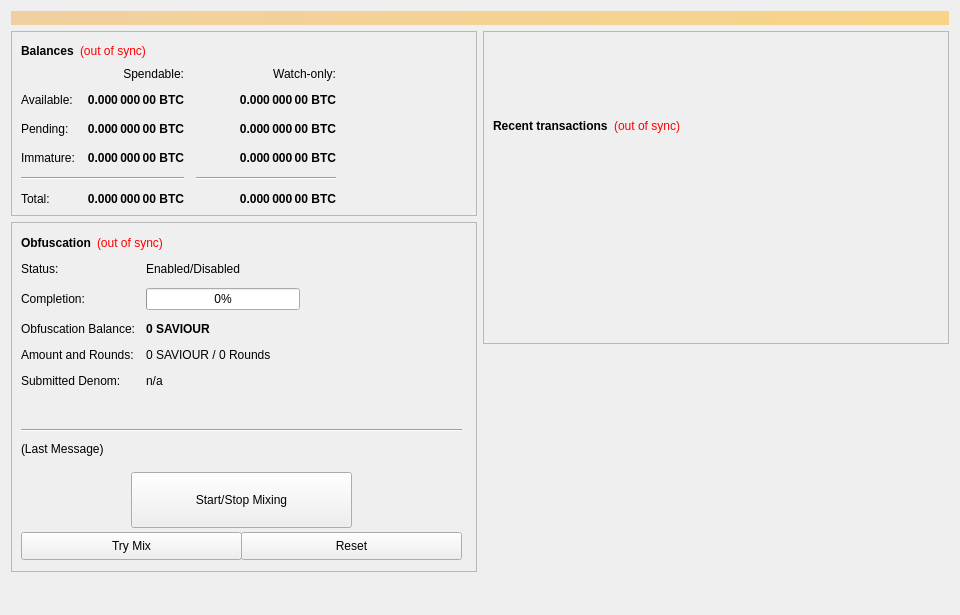
<?xml version="1.0" encoding="UTF-8"?>
<ui version="4.0">
 <class>OverviewPage</class>
 <widget class="QWidget" name="OverviewPage">
  <property name="geometry">
   <rect>
    <x>0</x>
    <y>0</y>
    <width>960</width>
    <height>615</height>
   </rect>
  </property>
  <property name="minimumSize">
   <size>
    <width>960</width>
    <height>0</height>
   </size>
  </property>
  <property name="windowTitle">
   <string>Form</string>
  </property>
  <layout class="QVBoxLayout" name="topLayout">
   <item>
    <widget class="QLabel" name="labelAlerts">
     <property name="visible">
      <bool>false</bool>
     </property>
     <property name="styleSheet">
      <string notr="true">background-color: qlineargradient(x1: 0, y1: 0, x2: 1, y2: 0, stop:0 #F0D0A0, stop:1 #F8D488); color:#000000;</string>
     </property>
     <property name="wordWrap">
      <bool>true</bool>
     </property>
     <property name="margin">
      <number>3</number>
     </property>
    </widget>
   </item>
   <item>
    <layout class="QHBoxLayout" name="horizontalLayout" stretch="1,1">
     <item>
      <layout class="QVBoxLayout" name="verticalLayout_2">
       <item>
        <widget class="QFrame" name="frame">
         <property name="frameShape">
          <enum>QFrame::StyledPanel</enum>
         </property>
         <property name="frameShadow">
          <enum>QFrame::Raised</enum>
         </property>
         <layout class="QVBoxLayout" name="verticalLayout_4">
          <item>
           <layout class="QHBoxLayout" name="horizontalLayout_4">
            <item>
             <widget class="QLabel" name="label_5">
              <property name="font">
               <font>
                <weight>75</weight>
                <bold>true</bold>
               </font>
              </property>
              <property name="text">
               <string>Balances</string>
              </property>
             </widget>
            </item>
            <item>
             <widget class="QLabel" name="labelWalletStatus">
              <property name="cursor">
               <cursorShape>WhatsThisCursor</cursorShape>
              </property>
              <property name="toolTip">
               <string>The displayed information may be out of date. Your wallet automatically synchronizes with the SAVIOUR network after a connection is established, but this process has not completed yet.</string>
              </property>
              <property name="styleSheet">
               <string notr="true">QLabel { color: red; }</string>
              </property>
              <property name="text">
               <string notr="true">(out of sync)</string>
              </property>
              <property name="alignment">
               <set>Qt::AlignLeading|Qt::AlignLeft|Qt::AlignVCenter</set>
              </property>
             </widget>
            </item>
            <item>
             <spacer name="horizontalSpacer_3">
              <property name="orientation">
               <enum>Qt::Horizontal</enum>
              </property>
              <property name="sizeHint" stdset="0">
               <size>
                <width>40</width>
                <height>20</height>
               </size>
              </property>
             </spacer>
            </item>
           </layout>
          </item>
          <item>
           <layout class="QGridLayout" name="gridLayout">
            <property name="spacing">
             <number>12</number>
            </property>
            <item row="2" column="2">
             <widget class="QLabel" name="labelWatchPending">
              <property name="font">
               <font>
                <weight>75</weight>
                <bold>true</bold>
               </font>
              </property>
              <property name="cursor">
               <cursorShape>IBeamCursor</cursorShape>
              </property>
              <property name="toolTip">
               <string>Unconfirmed transactions to watch-only addresses</string>
              </property>
              <property name="text">
               <string notr="true">0.000 000 00 BTC</string>
              </property>
              <property name="alignment">
               <set>Qt::AlignRight|Qt::AlignTrailing|Qt::AlignVCenter</set>
              </property>
              <property name="textInteractionFlags">
               <set>Qt::LinksAccessibleByMouse|Qt::TextSelectableByKeyboard|Qt::TextSelectableByMouse</set>
              </property>
             </widget>
            </item>
            <item row="2" column="1">
             <widget class="QLabel" name="labelUnconfirmed">
              <property name="font">
               <font>
                <weight>75</weight>
                <bold>true</bold>
               </font>
              </property>
              <property name="cursor">
               <cursorShape>IBeamCursor</cursorShape>
              </property>
              <property name="toolTip">
               <string>Total of transactions that have yet to be confirmed, and do not yet count toward the spendable balance</string>
              </property>
              <property name="text">
               <string notr="true">0.000 000 00 BTC</string>
              </property>
              <property name="alignment">
               <set>Qt::AlignRight|Qt::AlignTrailing|Qt::AlignVCenter</set>
              </property>
              <property name="textInteractionFlags">
               <set>Qt::LinksAccessibleByMouse|Qt::TextSelectableByKeyboard|Qt::TextSelectableByMouse</set>
              </property>
             </widget>
            </item>
            <item row="3" column="2">
             <widget class="QLabel" name="labelWatchImmature">
              <property name="font">
               <font>
                <weight>75</weight>
                <bold>true</bold>
               </font>
              </property>
              <property name="cursor">
               <cursorShape>IBeamCursor</cursorShape>
              </property>
              <property name="toolTip">
               <string>Staked or masternode rewards in watch-only addresses that has not yet matured</string>
              </property>
              <property name="text">
               <string notr="true">0.000 000 00 BTC</string>
              </property>
              <property name="alignment">
               <set>Qt::AlignRight|Qt::AlignTrailing|Qt::AlignVCenter</set>
              </property>
              <property name="textInteractionFlags">
               <set>Qt::LinksAccessibleByMouse|Qt::TextSelectableByKeyboard|Qt::TextSelectableByMouse</set>
              </property>
             </widget>
            </item>
            <item row="4" column="0" colspan="2">
             <widget class="Line" name="lineSpendableBalance">
              <property name="orientation">
               <enum>Qt::Horizontal</enum>
              </property>
             </widget>
            </item>
            <item row="4" column="2">
             <widget class="Line" name="lineWatchBalance">
              <property name="sizePolicy">
               <sizepolicy hsizetype="Preferred" vsizetype="Fixed">
                <horstretch>0</horstretch>
                <verstretch>0</verstretch>
               </sizepolicy>
              </property>
              <property name="minimumSize">
               <size>
                <width>140</width>
                <height>0</height>
               </size>
              </property>
              <property name="orientation">
               <enum>Qt::Horizontal</enum>
              </property>
             </widget>
            </item>
            <item row="5" column="0">
             <widget class="QLabel" name="labelTotalText">
              <property name="text">
               <string>Total:</string>
              </property>
             </widget>
            </item>
            <item row="3" column="1">
             <widget class="QLabel" name="labelImmature">
              <property name="font">
               <font>
                <weight>75</weight>
                <bold>true</bold>
               </font>
              </property>
              <property name="cursor">
               <cursorShape>IBeamCursor</cursorShape>
              </property>
              <property name="toolTip">
               <string>Staked or masternode rewards that has not yet matured</string>
              </property>
              <property name="text">
               <string notr="true">0.000 000 00 BTC</string>
              </property>
              <property name="alignment">
               <set>Qt::AlignRight|Qt::AlignTrailing|Qt::AlignVCenter</set>
              </property>
              <property name="textInteractionFlags">
               <set>Qt::LinksAccessibleByMouse|Qt::TextSelectableByKeyboard|Qt::TextSelectableByMouse</set>
              </property>
             </widget>
            </item>
            <item row="2" column="3">
             <spacer name="horizontalSpacer_2">
              <property name="orientation">
               <enum>Qt::Horizontal</enum>
              </property>
              <property name="sizeHint" stdset="0">
               <size>
                <width>40</width>
                <height>20</height>
               </size>
              </property>
             </spacer>
            </item>
            <item row="3" column="0">
             <widget class="QLabel" name="labelImmatureText">
              <property name="text">
               <string>Immature:</string>
              </property>
             </widget>
            </item>
            <item row="5" column="1">
             <widget class="QLabel" name="labelTotal">
              <property name="font">
               <font>
                <weight>75</weight>
                <bold>true</bold>
               </font>
              </property>
              <property name="cursor">
               <cursorShape>IBeamCursor</cursorShape>
              </property>
              <property name="toolTip">
               <string>Your current total balance</string>
              </property>
              <property name="text">
               <string notr="true">0.000 000 00 BTC</string>
              </property>
              <property name="alignment">
               <set>Qt::AlignRight|Qt::AlignTrailing|Qt::AlignVCenter</set>
              </property>
              <property name="textInteractionFlags">
               <set>Qt::LinksAccessibleByMouse|Qt::TextSelectableByKeyboard|Qt::TextSelectableByMouse</set>
              </property>
             </widget>
            </item>
            <item row="5" column="2">
             <widget class="QLabel" name="labelWatchTotal">
              <property name="font">
               <font>
                <weight>75</weight>
                <bold>true</bold>
               </font>
              </property>
              <property name="cursor">
               <cursorShape>IBeamCursor</cursorShape>
              </property>
              <property name="toolTip">
               <string>Current total balance in watch-only addresses</string>
              </property>
              <property name="text">
               <string notr="true">0.000 000 00 BTC</string>
              </property>
              <property name="alignment">
               <set>Qt::AlignRight|Qt::AlignTrailing|Qt::AlignVCenter</set>
              </property>
              <property name="textInteractionFlags">
               <set>Qt::LinksAccessibleByMouse|Qt::TextSelectableByKeyboard|Qt::TextSelectableByMouse</set>
              </property>
             </widget>
            </item>
            <item row="0" column="2">
             <widget class="QLabel" name="labelWatchonly">
              <property name="text">
               <string>Watch-only:</string>
              </property>
              <property name="alignment">
               <set>Qt::AlignRight|Qt::AlignTrailing|Qt::AlignVCenter</set>
              </property>
             </widget>
            </item>
            <item row="1" column="0">
             <widget class="QLabel" name="labelBalanceText">
              <property name="text">
               <string>Available:</string>
              </property>
             </widget>
            </item>
            <item row="1" column="1">
             <widget class="QLabel" name="labelBalance">
              <property name="font">
               <font>
                <weight>75</weight>
                <bold>true</bold>
               </font>
              </property>
              <property name="cursor">
               <cursorShape>IBeamCursor</cursorShape>
              </property>
              <property name="toolTip">
               <string>Your current spendable balance</string>
              </property>
              <property name="text">
               <string notr="true">0.000 000 00 BTC</string>
              </property>
              <property name="alignment">
               <set>Qt::AlignRight|Qt::AlignTrailing|Qt::AlignVCenter</set>
              </property>
              <property name="textInteractionFlags">
               <set>Qt::LinksAccessibleByMouse|Qt::TextSelectableByKeyboard|Qt::TextSelectableByMouse</set>
              </property>
             </widget>
            </item>
            <item row="1" column="2">
             <widget class="QLabel" name="labelWatchAvailable">
              <property name="font">
               <font>
                <weight>75</weight>
                <bold>true</bold>
               </font>
              </property>
              <property name="cursor">
               <cursorShape>IBeamCursor</cursorShape>
              </property>
              <property name="toolTip">
               <string>Your current balance in watch-only addresses</string>
              </property>
              <property name="text">
               <string notr="true">0.000 000 00 BTC</string>
              </property>
              <property name="alignment">
               <set>Qt::AlignRight|Qt::AlignTrailing|Qt::AlignVCenter</set>
              </property>
              <property name="textInteractionFlags">
               <set>Qt::LinksAccessibleByMouse|Qt::TextSelectableByKeyboard|Qt::TextSelectableByMouse</set>
              </property>
             </widget>
            </item>
            <item row="2" column="0">
             <widget class="QLabel" name="labelPendingText">
              <property name="text">
               <string>Pending:</string>
              </property>
             </widget>
            </item>
            <item row="0" column="1">
             <widget class="QLabel" name="labelSpendable">
              <property name="text">
               <string>Spendable:</string>
              </property>
              <property name="alignment">
               <set>Qt::AlignRight|Qt::AlignTrailing|Qt::AlignVCenter</set>
              </property>
             </widget>
            </item>
           </layout>
          </item>
         </layout>
        </widget>
       </item>
       <item>
        <widget class="QFrame" name="frameObfuscation">
         <property name="minimumSize">
          <size>
           <width>0</width>
           <height>350</height>
          </size>
         </property>
         <property name="layoutDirection">
          <enum>Qt::LeftToRight</enum>
         </property>
         <property name="frameShape">
          <enum>QFrame::StyledPanel</enum>
         </property>
         <property name="frameShadow">
          <enum>QFrame::Raised</enum>
         </property>
         <widget class="QWidget" name="formLayoutWidget">
          <property name="geometry">
           <rect>
            <x>10</x>
            <y>40</y>
            <width>451</width>
            <height>161</height>
           </rect>
          </property>
          <layout class="QFormLayout" name="formLayout">
           <property name="fieldGrowthPolicy">
            <enum>QFormLayout::AllNonFixedFieldsGrow</enum>
           </property>
           <property name="horizontalSpacing">
            <number>11</number>
           </property>
           <property name="verticalSpacing">
            <number>12</number>
           </property>
           <item row="0" column="0">
            <widget class="QLabel" name="label_6">
             <property name="text">
              <string>Status:</string>
             </property>
            </widget>
           </item>
           <item row="1" column="0">
            <widget class="QLabel" name="label_7">
             <property name="text">
              <string>Completion:</string>
             </property>
            </widget>
           </item>
           <item row="1" column="1">
            <widget class="QProgressBar" name="obfuscationProgress">
             <property name="maximumSize">
              <size>
               <width>154</width>
               <height>16777215</height>
              </size>
             </property>
             <property name="value">
              <number>0</number>
             </property>
            </widget>
           </item>
           <item row="2" column="0">
            <widget class="QLabel" name="labelAnonymizedText">
             <property name="text">
              <string>Obfuscation Balance:</string>
             </property>
            </widget>
           </item>
           <item row="2" column="1">
            <widget class="QLabel" name="labelAnonymized">
             <property name="font">
              <font>
               <weight>75</weight>
               <bold>true</bold>
              </font>
             </property>
             <property name="text">
              <string notr="true">0 SAVIOUR</string>
             </property>
            </widget>
           </item>
           <item row="3" column="0">
            <widget class="QLabel" name="label_8">
             <property name="text">
              <string>Amount and Rounds:</string>
             </property>
            </widget>
           </item>
           <item row="3" column="1">
            <widget class="QLabel" name="labelAmountRounds">
             <property name="text">
              <string>0 SAVIOUR / 0 Rounds</string>
             </property>
            </widget>
           </item>
           <item row="4" column="0">
            <widget class="QLabel" name="label_9">
             <property name="text">
              <string>Submitted Denom:</string>
             </property>
            </widget>
           </item>
           <item row="4" column="1">
            <widget class="QLabel" name="labelSubmittedDenom">
             <property name="toolTip">
              <string>The denominations you submitted to the Masternode.&lt;br&gt;To mix, other users must submit the exact same denominations.</string>
             </property>
             <property name="text">
              <string>n/a</string>
             </property>
            </widget>
           </item>
           <item row="0" column="1">
            <widget class="QLabel" name="obfuscationEnabled">
             <property name="text">
              <string>Enabled/Disabled</string>
             </property>
            </widget>
           </item>
          </layout>
         </widget>
         <widget class="QPushButton" name="runAutoDenom">
          <property name="geometry">
           <rect>
            <x>251</x>
            <y>17</y>
            <width>1</width>
            <height>1</height>
           </rect>
          </property>
          <property name="palette">
           <palette>
            <active>
             <colorrole role="WindowText">
              <brush brushstyle="SolidPattern">
               <color alpha="255">
                <red>0</red>
                <green>0</green>
                <blue>0</blue>
               </color>
              </brush>
             </colorrole>
             <colorrole role="Button">
              <brush brushstyle="SolidPattern">
               <color alpha="255">
                <red>239</red>
                <green>238</green>
                <blue>238</blue>
               </color>
              </brush>
             </colorrole>
             <colorrole role="Light">
              <brush brushstyle="SolidPattern">
               <color alpha="255">
                <red>255</red>
                <green>255</green>
                <blue>255</blue>
               </color>
              </brush>
             </colorrole>
             <colorrole role="Midlight">
              <brush brushstyle="SolidPattern">
               <color alpha="255">
                <red>247</red>
                <green>246</green>
                <blue>246</blue>
               </color>
              </brush>
             </colorrole>
             <colorrole role="Dark">
              <brush brushstyle="SolidPattern">
               <color alpha="255">
                <red>119</red>
                <green>119</green>
                <blue>119</blue>
               </color>
              </brush>
             </colorrole>
             <colorrole role="Mid">
              <brush brushstyle="SolidPattern">
               <color alpha="255">
                <red>159</red>
                <green>159</green>
                <blue>159</blue>
               </color>
              </brush>
             </colorrole>
             <colorrole role="Text">
              <brush brushstyle="SolidPattern">
               <color alpha="255">
                <red>0</red>
                <green>0</green>
                <blue>0</blue>
               </color>
              </brush>
             </colorrole>
             <colorrole role="BrightText">
              <brush brushstyle="SolidPattern">
               <color alpha="255">
                <red>255</red>
                <green>255</green>
                <blue>255</blue>
               </color>
              </brush>
             </colorrole>
             <colorrole role="ButtonText">
              <brush brushstyle="SolidPattern">
               <color alpha="255">
                <red>0</red>
                <green>0</green>
                <blue>0</blue>
               </color>
              </brush>
             </colorrole>
             <colorrole role="Base">
              <brush brushstyle="SolidPattern">
               <color alpha="255">
                <red>255</red>
                <green>255</green>
                <blue>255</blue>
               </color>
              </brush>
             </colorrole>
             <colorrole role="Window">
              <brush brushstyle="SolidPattern">
               <color alpha="255">
                <red>239</red>
                <green>238</green>
                <blue>238</blue>
               </color>
              </brush>
             </colorrole>
             <colorrole role="Shadow">
              <brush brushstyle="SolidPattern">
               <color alpha="255">
                <red>0</red>
                <green>0</green>
                <blue>0</blue>
               </color>
              </brush>
             </colorrole>
             <colorrole role="AlternateBase">
              <brush brushstyle="SolidPattern">
               <color alpha="255">
                <red>247</red>
                <green>246</green>
                <blue>246</blue>
               </color>
              </brush>
             </colorrole>
             <colorrole role="ToolTipBase">
              <brush brushstyle="SolidPattern">
               <color alpha="255">
                <red>255</red>
                <green>255</green>
                <blue>220</blue>
               </color>
              </brush>
             </colorrole>
             <colorrole role="ToolTipText">
              <brush brushstyle="SolidPattern">
               <color alpha="255">
                <red>0</red>
                <green>0</green>
                <blue>0</blue>
               </color>
              </brush>
             </colorrole>
            </active>
            <inactive>
             <colorrole role="WindowText">
              <brush brushstyle="SolidPattern">
               <color alpha="255">
                <red>0</red>
                <green>0</green>
                <blue>0</blue>
               </color>
              </brush>
             </colorrole>
             <colorrole role="Button">
              <brush brushstyle="SolidPattern">
               <color alpha="255">
                <red>239</red>
                <green>238</green>
                <blue>238</blue>
               </color>
              </brush>
             </colorrole>
             <colorrole role="Light">
              <brush brushstyle="SolidPattern">
               <color alpha="255">
                <red>255</red>
                <green>255</green>
                <blue>255</blue>
               </color>
              </brush>
             </colorrole>
             <colorrole role="Midlight">
              <brush brushstyle="SolidPattern">
               <color alpha="255">
                <red>247</red>
                <green>246</green>
                <blue>246</blue>
               </color>
              </brush>
             </colorrole>
             <colorrole role="Dark">
              <brush brushstyle="SolidPattern">
               <color alpha="255">
                <red>119</red>
                <green>119</green>
                <blue>119</blue>
               </color>
              </brush>
             </colorrole>
             <colorrole role="Mid">
              <brush brushstyle="SolidPattern">
               <color alpha="255">
                <red>159</red>
                <green>159</green>
                <blue>159</blue>
               </color>
              </brush>
             </colorrole>
             <colorrole role="Text">
              <brush brushstyle="SolidPattern">
               <color alpha="255">
                <red>0</red>
                <green>0</green>
                <blue>0</blue>
               </color>
              </brush>
             </colorrole>
             <colorrole role="BrightText">
              <brush brushstyle="SolidPattern">
               <color alpha="255">
                <red>255</red>
                <green>255</green>
                <blue>255</blue>
               </color>
              </brush>
             </colorrole>
             <colorrole role="ButtonText">
              <brush brushstyle="SolidPattern">
               <color alpha="255">
                <red>0</red>
                <green>0</green>
                <blue>0</blue>
               </color>
              </brush>
             </colorrole>
             <colorrole role="Base">
              <brush brushstyle="SolidPattern">
               <color alpha="255">
                <red>255</red>
                <green>255</green>
                <blue>255</blue>
               </color>
              </brush>
             </colorrole>
             <colorrole role="Window">
              <brush brushstyle="SolidPattern">
               <color alpha="255">
                <red>239</red>
                <green>238</green>
                <blue>238</blue>
               </color>
              </brush>
             </colorrole>
             <colorrole role="Shadow">
              <brush brushstyle="SolidPattern">
               <color alpha="255">
                <red>0</red>
                <green>0</green>
                <blue>0</blue>
               </color>
              </brush>
             </colorrole>
             <colorrole role="AlternateBase">
              <brush brushstyle="SolidPattern">
               <color alpha="255">
                <red>247</red>
                <green>246</green>
                <blue>246</blue>
               </color>
              </brush>
             </colorrole>
             <colorrole role="ToolTipBase">
              <brush brushstyle="SolidPattern">
               <color alpha="255">
                <red>255</red>
                <green>255</green>
                <blue>220</blue>
               </color>
              </brush>
             </colorrole>
             <colorrole role="ToolTipText">
              <brush brushstyle="SolidPattern">
               <color alpha="255">
                <red>0</red>
                <green>0</green>
                <blue>0</blue>
               </color>
              </brush>
             </colorrole>
            </inactive>
            <disabled>
             <colorrole role="WindowText">
              <brush brushstyle="SolidPattern">
               <color alpha="255">
                <red>119</red>
                <green>119</green>
                <blue>119</blue>
               </color>
              </brush>
             </colorrole>
             <colorrole role="Button">
              <brush brushstyle="SolidPattern">
               <color alpha="255">
                <red>239</red>
                <green>238</green>
                <blue>238</blue>
               </color>
              </brush>
             </colorrole>
             <colorrole role="Light">
              <brush brushstyle="SolidPattern">
               <color alpha="255">
                <red>255</red>
                <green>255</green>
                <blue>255</blue>
               </color>
              </brush>
             </colorrole>
             <colorrole role="Midlight">
              <brush brushstyle="SolidPattern">
               <color alpha="255">
                <red>247</red>
                <green>246</green>
                <blue>246</blue>
               </color>
              </brush>
             </colorrole>
             <colorrole role="Dark">
              <brush brushstyle="SolidPattern">
               <color alpha="255">
                <red>119</red>
                <green>119</green>
                <blue>119</blue>
               </color>
              </brush>
             </colorrole>
             <colorrole role="Mid">
              <brush brushstyle="SolidPattern">
               <color alpha="255">
                <red>159</red>
                <green>159</green>
                <blue>159</blue>
               </color>
              </brush>
             </colorrole>
             <colorrole role="Text">
              <brush brushstyle="SolidPattern">
               <color alpha="255">
                <red>119</red>
                <green>119</green>
                <blue>119</blue>
               </color>
              </brush>
             </colorrole>
             <colorrole role="BrightText">
              <brush brushstyle="SolidPattern">
               <color alpha="255">
                <red>255</red>
                <green>255</green>
                <blue>255</blue>
               </color>
              </brush>
             </colorrole>
             <colorrole role="ButtonText">
              <brush brushstyle="SolidPattern">
               <color alpha="255">
                <red>119</red>
                <green>119</green>
                <blue>119</blue>
               </color>
              </brush>
             </colorrole>
             <colorrole role="Base">
              <brush brushstyle="SolidPattern">
               <color alpha="255">
                <red>239</red>
                <green>238</green>
                <blue>238</blue>
               </color>
              </brush>
             </colorrole>
             <colorrole role="Window">
              <brush brushstyle="SolidPattern">
               <color alpha="255">
                <red>239</red>
                <green>238</green>
                <blue>238</blue>
               </color>
              </brush>
             </colorrole>
             <colorrole role="Shadow">
              <brush brushstyle="SolidPattern">
               <color alpha="255">
                <red>0</red>
                <green>0</green>
                <blue>0</blue>
               </color>
              </brush>
             </colorrole>
             <colorrole role="AlternateBase">
              <brush brushstyle="SolidPattern">
               <color alpha="255">
                <red>239</red>
                <green>238</green>
                <blue>238</blue>
               </color>
              </brush>
             </colorrole>
             <colorrole role="ToolTipBase">
              <brush brushstyle="SolidPattern">
               <color alpha="255">
                <red>255</red>
                <green>255</green>
                <blue>220</blue>
               </color>
              </brush>
             </colorrole>
             <colorrole role="ToolTipText">
              <brush brushstyle="SolidPattern">
               <color alpha="255">
                <red>0</red>
                <green>0</green>
                <blue>0</blue>
               </color>
              </brush>
             </colorrole>
            </disabled>
           </palette>
          </property>
          <property name="focusPolicy">
           <enum>Qt::NoFocus</enum>
          </property>
          <property name="autoFillBackground">
           <bool>true</bool>
          </property>
          <property name="text">
           <string/>
          </property>
          <property name="flat">
           <bool>true</bool>
          </property>
         </widget>
         <widget class="QPushButton" name="toggleObfuscation">
          <property name="geometry">
           <rect>
            <x>120</x>
            <y>250</y>
            <width>221</width>
            <height>56</height>
           </rect>
          </property>
          <property name="sizePolicy">
           <sizepolicy hsizetype="MinimumExpanding" vsizetype="Fixed">
            <horstretch>0</horstretch>
            <verstretch>0</verstretch>
           </sizepolicy>
          </property>
          <property name="text">
           <string>Start/Stop Mixing</string>
          </property>
         </widget>
         <widget class="Line" name="lineLastMessage">
          <property name="geometry">
           <rect>
            <x>10</x>
            <y>200</y>
            <width>441</width>
            <height>16</height>
           </rect>
          </property>
          <property name="orientation">
           <enum>Qt::Horizontal</enum>
          </property>
         </widget>
         <widget class="QLabel" name="obfuscationStatus">
          <property name="geometry">
           <rect>
            <x>10</x>
            <y>220</y>
            <width>451</width>
            <height>61</height>
           </rect>
          </property>
          <property name="minimumSize">
           <size>
            <width>288</width>
            <height>43</height>
           </size>
          </property>
          <property name="text">
           <string>(Last Message)</string>
          </property>
          <property name="alignment">
           <set>Qt::AlignLeading|Qt::AlignLeft|Qt::AlignTop</set>
          </property>
          <property name="wordWrap">
           <bool>true</bool>
          </property>
         </widget>
         <widget class="QPushButton" name="obfuscationAuto">
          <property name="geometry">
           <rect>
            <x>10</x>
            <y>310</y>
            <width>221</width>
            <height>28</height>
           </rect>
          </property>
          <property name="sizePolicy">
           <sizepolicy hsizetype="MinimumExpanding" vsizetype="Fixed">
            <horstretch>0</horstretch>
            <verstretch>0</verstretch>
           </sizepolicy>
          </property>
          <property name="toolTip">
           <string>Try to manually submit a Obfuscation request.</string>
          </property>
          <property name="text">
           <string>Try Mix</string>
          </property>
         </widget>
         <widget class="QPushButton" name="obfuscationReset">
          <property name="geometry">
           <rect>
            <x>230</x>
            <y>310</y>
            <width>221</width>
            <height>28</height>
           </rect>
          </property>
          <property name="sizePolicy">
           <sizepolicy hsizetype="MinimumExpanding" vsizetype="Fixed">
            <horstretch>0</horstretch>
            <verstretch>0</verstretch>
           </sizepolicy>
          </property>
          <property name="toolTip">
           <string>Reset the current status of Obfuscation (can interrupt Obfuscation if it's in the process of Mixing, which can cost you money!)</string>
          </property>
          <property name="autoFillBackground">
           <bool>false</bool>
          </property>
          <property name="text">
           <string>Reset</string>
          </property>
         </widget>
         <widget class="QWidget" name="layoutWidget">
          <property name="geometry">
           <rect>
            <x>10</x>
            <y>10</y>
            <width>431</width>
            <height>22</height>
           </rect>
          </property>
          <layout class="QHBoxLayout" name="horizontalLayout_5">
           <item>
            <widget class="QLabel" name="label_2">
             <property name="font">
              <font>
               <weight>75</weight>
               <bold>true</bold>
              </font>
             </property>
             <property name="text">
              <string>Obfuscation</string>
             </property>
            </widget>
           </item>
           <item>
            <widget class="QLabel" name="labelObfuscationSyncStatus">
             <property name="toolTip">
              <string>The displayed information may be out of date. Your wallet automatically synchronizes with the SAVIOUR network after a connection is established, but this process has not completed yet.</string>
             </property>
             <property name="styleSheet">
              <string notr="true">QLabel { color: red; }</string>
             </property>
             <property name="text">
              <string notr="true">(out of sync)</string>
             </property>
             <property name="alignment">
              <set>Qt::AlignLeading|Qt::AlignLeft|Qt::AlignVCenter</set>
             </property>
            </widget>
           </item>
           <item>
            <spacer name="horizontalSpacer_4">
             <property name="orientation">
              <enum>Qt::Horizontal</enum>
             </property>
             <property name="sizeHint" stdset="0">
              <size>
               <width>40</width>
               <height>20</height>
              </size>
             </property>
            </spacer>
           </item>
          </layout>
         </widget>
        </widget>
       </item>
       <item>
        <spacer name="verticalSpacer">
         <property name="orientation">
          <enum>Qt::Vertical</enum>
         </property>
         <property name="sizeHint" stdset="0">
          <size>
           <width>20</width>
           <height>40</height>
          </size>
         </property>
        </spacer>
       </item>
      </layout>
     </item>
     <item>
      <layout class="QVBoxLayout" name="verticalLayout_3">
       <item>
        <widget class="QFrame" name="frame_2">
         <property name="frameShape">
          <enum>QFrame::StyledPanel</enum>
         </property>
         <property name="frameShadow">
          <enum>QFrame::Raised</enum>
         </property>
         <layout class="QVBoxLayout" name="verticalLayout">
          <item>
           <spacer name="verticalSpacer_3">
            <property name="orientation">
             <enum>Qt::Vertical</enum>
            </property>
            <property name="sizeType">
             <enum>QSizePolicy::Fixed</enum>
            </property>
            <property name="sizeHint" stdset="0">
             <size>
              <width>20</width>
              <height>75</height>
             </size>
            </property>
           </spacer>
          </item>
          <item>
           <layout class="QHBoxLayout" name="horizontalLayout_2">
            <item>
             <widget class="QLabel" name="label_4">
              <property name="font">
               <font>
                <weight>75</weight>
                <bold>true</bold>
               </font>
              </property>
              <property name="text">
               <string>Recent transactions</string>
              </property>
             </widget>
            </item>
            <item>
             <widget class="QLabel" name="labelTransactionsStatus">
              <property name="cursor">
               <cursorShape>WhatsThisCursor</cursorShape>
              </property>
              <property name="toolTip">
               <string>The displayed information may be out of date. Your wallet automatically synchronizes with the SAVIOUR network after a connection is established, but this process has not completed yet.</string>
              </property>
              <property name="styleSheet">
               <string notr="true">QLabel { color: red; }</string>
              </property>
              <property name="text">
               <string notr="true">(out of sync)</string>
              </property>
              <property name="alignment">
               <set>Qt::AlignRight|Qt::AlignTrailing|Qt::AlignVCenter</set>
              </property>
             </widget>
            </item>
            <item>
             <spacer name="horizontalSpacer">
              <property name="orientation">
               <enum>Qt::Horizontal</enum>
              </property>
              <property name="sizeHint" stdset="0">
               <size>
                <width>40</width>
                <height>20</height>
               </size>
              </property>
             </spacer>
            </item>
           </layout>
          </item>
          <item>
           <widget class="QListView" name="listTransactions">
            <property name="styleSheet">
             <string notr="true">QListView { background: transparent; }</string>
            </property>
            <property name="frameShape">
             <enum>QFrame::NoFrame</enum>
            </property>
            <property name="verticalScrollBarPolicy">
             <enum>Qt::ScrollBarAlwaysOff</enum>
            </property>
            <property name="horizontalScrollBarPolicy">
             <enum>Qt::ScrollBarAlwaysOff</enum>
            </property>
            <property name="selectionMode">
             <enum>QAbstractItemView::NoSelection</enum>
            </property>
           </widget>
          </item>
         </layout>
        </widget>
       </item>
       <item>
        <spacer name="verticalSpacer_2">
         <property name="orientation">
          <enum>Qt::Vertical</enum>
         </property>
         <property name="sizeType">
          <enum>QSizePolicy::Expanding</enum>
         </property>
         <property name="sizeHint" stdset="0">
          <size>
           <width>20</width>
           <height>40</height>
          </size>
         </property>
        </spacer>
       </item>
      </layout>
     </item>
    </layout>
   </item>
  </layout>
 </widget>
 <resources/>
 <connections/>
</ui>
